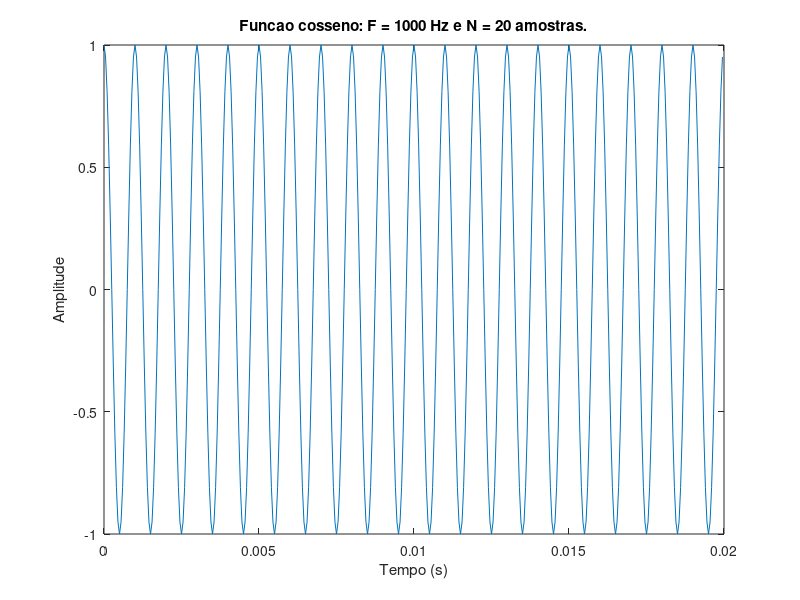
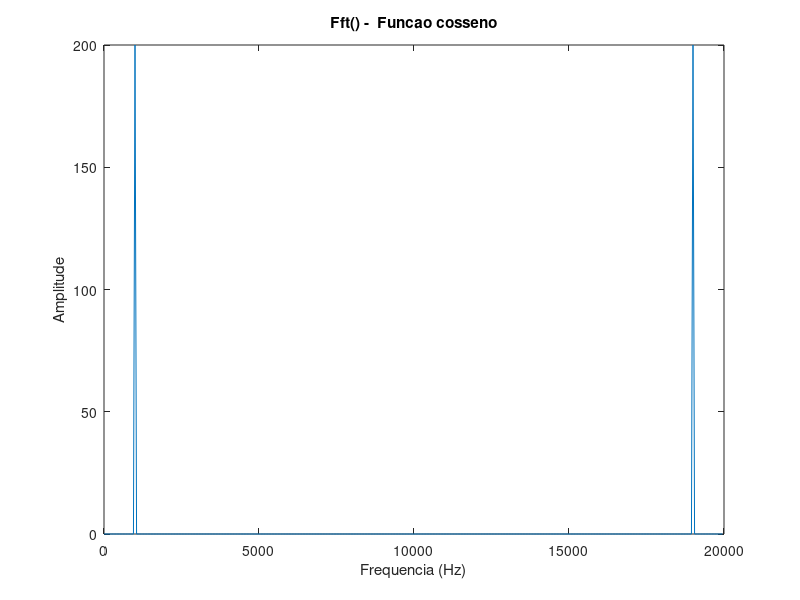
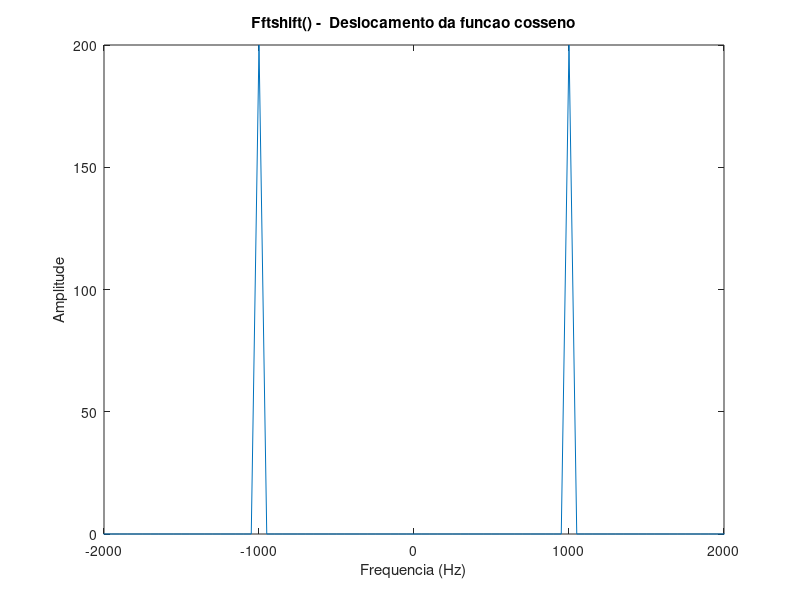

MATLAB code to generate these figures, in order:
% --- SISTEMAS DE COMUNICACOES 1 ---
% AULA 1: Revisao de sinais e sistemas
% DIA 15/02/2018
% Jessica de Souza

% EX1 - plotando uma onda cosseno 

clc;
clear all;
close all;

% Especificacoes
f = 1e3;                       % Frequencia do sinal
N = 20;                        % Numero de amostras (periodos)
fa = N*f;                      % Frequencia de amostragem, sempre respeitar fa minimo de 2*f
t = [0:1/fa:(N*(1/f))-(1/fa)]; % Como criar um vetor de tempo com mesmo tamanho de vetor

%% 
% Funcao cosseno
x = cos(2*pi*f*t);
figure(1), plot(t,x);
xlabel('Tempo (s)');
ylabel('Amplitude');
ylabel('Amplitude');
title(['Funcao cosseno: F = ',num2str(f), ' Hz e N = ',num2str(N), ' amostras.']);

%%
% Fazendo a fft do cosseno

% OBS: a funcao fft() usa como variacao de freq. de 0 ate fa.
f_fft = [0:1/(20e-3):fa-1]; % Vetor de frequencia
X = fft(x);
figure(2), plot(f_fft,abs(X));
xlim([0 fa]);
xlabel('Frequencia (Hz)');
ylabel('Amplitude');
title('Fft() -  Funcao cosseno');

%%
% Fazendo o shift da fft do cosseno

%OBS: como a funcao fft() faz a transformada deslocada ate fa, deve-se utilizar o fftshift() 
% para colocar na frequencia correta a fft do cosseno, de -fa/2 ate fa/2.
f_fftshift = [-fa/2:1/(20e-3):fa/2-1]; % Vetor de frequencia no tempo correto
X_2 = fftshift(X);
figure(3), plot(f_fftshift,abs(X_2));
xlim([-2*f 2*f]);
xlabel('Frequencia (Hz)');
ylabel('Amplitude');
title('Fftshift() -  Deslocamento da funcao cosseno');